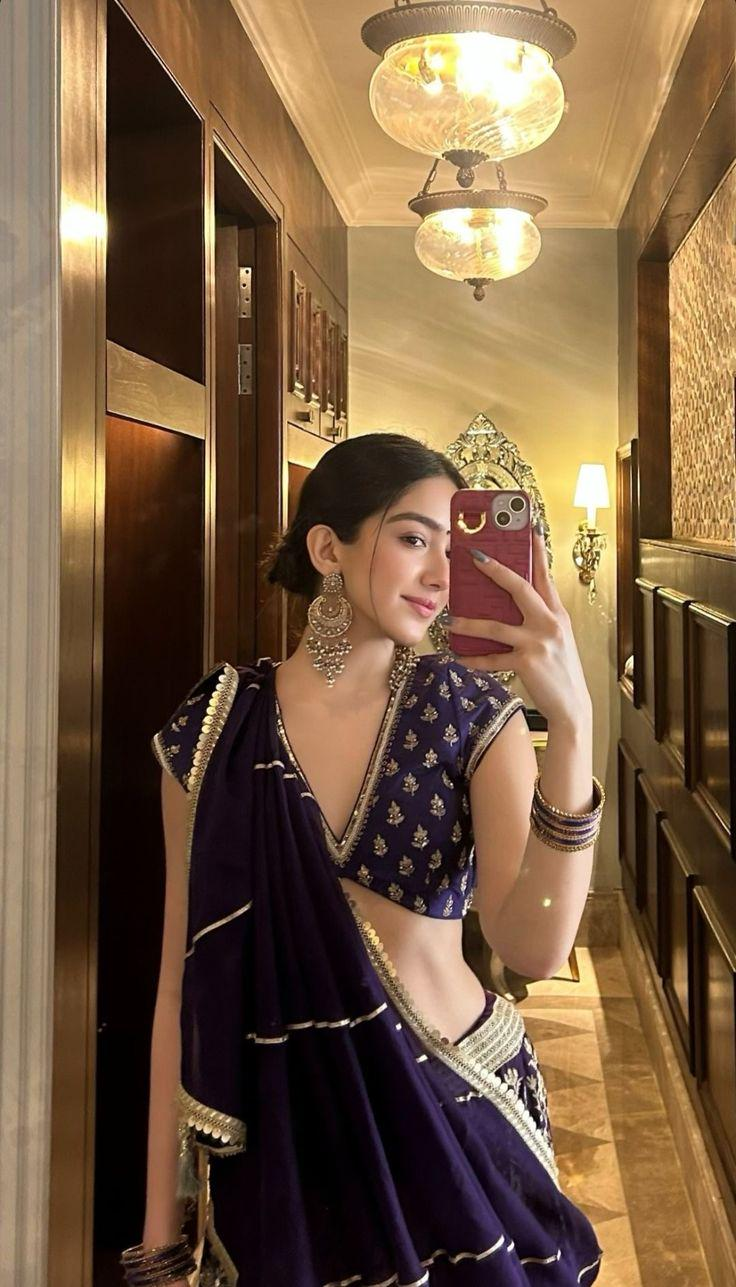
#> input picture reddit_downloads/IndianInstaBaddies/Suspicious_Gene_1555/dztkb6ncvgrf1.jpeg, 736 x 1287 px
$ python compute_hashes.py --folder reddit_downloads/IndianInstaBaddies/Suspicious_Gene_1555
#> lines starting #> are read from the running program, lines starting #| are printed output that depends on the picture
#!/usr/bin/env python3
"""
compute_hashes.py — Step 1: Compute perceptual hashes for a folder of images.

Scans a folder, computes pHash (DCT) for each image file, and caches results
in duplicates.db (phash_cache table).  Run this before scan_duplicates.py.

Usage:
    python compute_hashes.py --folder reddit_downloads/pics
    python compute_hashes.py --folder reddit_downloads/pics --progress-json
"""

import argparse
import json
import multiprocessing as mp
import os
import signal
import sqlite3
import sys
from pathlib import Path
from typing import Optional

import cv2
import numpy as np

# ── Stop flag ─────────────────────────────────────────────────────────────
_stop_requested = False


def _handle_stop(signum, frame):
    global _stop_requested
    _stop_requested = True


signal.signal(signal.SIGTERM, _handle_stop)
signal.signal(signal.SIGINT, _handle_stop)

# ── Constants ──────────────────────────────────────────────────────────────
IMAGE_EXTENSIONS = {'.jpg', '.jpeg', '.png', '.gif', '.bmp', '.webp'}
DUPES_DB = Path('duplicates.db')
DEFAULT_HASH_SIZE = 8


# ── pHash (OpenCV DCT) ────────────────────────────────────────────────────
def compute_phash(path: Path, hash_size: int = DEFAULT_HASH_SIZE) -> Optional[int]:
    """Compute standard DCT-based perceptual hash. Returns None if unreadable."""
    img = cv2.imread(str(path), cv2.IMREAD_GRAYSCALE)
    if img is None:
        if path.suffix.lower() == '.gif':
            cap = cv2.VideoCapture(str(path))
            ret, frame = cap.read()
            cap.release()
            if not ret:
                return None
            img = cv2.cvtColor(frame, cv2.COLOR_BGR2GRAY)
        else:
            return None
    dct_size = hash_size * 4
    small = cv2.resize(img, (dct_size, dct_size), interpolation=cv2.INTER_AREA)
    dct = cv2.dct(np.float32(small))
    low = dct[:hash_size, :hash_size]
    mean = (low.sum() - low[0, 0]) / (hash_size * hash_size - 1)
    bits = (low.flatten() > mean).astype(np.uint8)
    rem = len(bits) % 8
    if rem:
        bits = np.append(bits, np.zeros(8 - rem, dtype=np.uint8))
    return int.from_bytes(np.packbits(bits).tobytes(), 'big')


def _phash_worker(args: tuple) -> tuple:
    """Top-level worker for multiprocessing Pool."""
    path_str, mtime, size, hash_size = args
    h = compute_phash(Path(path_str), hash_size)
    return (path_str, mtime, size, h)


# ── DB init ──────────────────────────────────────────────────────────────
def _init_db(db_path: Path) -> sqlite3.Connection:
    conn = sqlite3.connect(str(db_path))
    conn.row_factory = sqlite3.Row
    conn.executescript("""
        CREATE TABLE IF NOT EXISTS phash_cache (
            path  TEXT    PRIMARY KEY,
            mtime REAL    NOT NULL,
            size  INTEGER NOT NULL,
            phash TEXT
        );
    """)
    conn.commit()
    # Migrate: allow NULL phash (old schema had NOT NULL)
    try:
        conn.execute("INSERT INTO phash_cache(path,mtime,size,phash) VALUES('__chk__',0,0,NULL)")
        conn.execute("DELETE FROM phash_cache WHERE path='__chk__'")
        conn.commit()
    except sqlite3.IntegrityError:
        conn.executescript("""
            BEGIN;
            CREATE TABLE phash_cache_new (
                path TEXT PRIMARY KEY, mtime REAL NOT NULL,
                size INTEGER NOT NULL, phash TEXT
            );
            INSERT INTO phash_cache_new SELECT path,mtime,size,phash FROM phash_cache;
            DROP TABLE phash_cache;
            ALTER TABLE phash_cache_new RENAME TO phash_cache;
            COMMIT;
        """)
    return conn


# ── Core ──────────────────────────────────────────────────────────────────
def run_compute_hashes(
    folder: Path,
    db_path: Path = DUPES_DB,
    hash_size: int = DEFAULT_HASH_SIZE,
    progress_cb=None,
) -> dict:
    """
    Compute pHash for all image files in `folder` and store in phash_cache.
    Already-cached and up-to-date files are skipped.
    Handles SIGTERM/SIGINT gracefully by saving computed hashes before exit.
    """
    global _stop_requested
    _stop_requested = False

    def progress(msg: str, cur: int = 0, tot: int = 0):
        if progress_cb:
            progress_cb(msg, cur, tot)
        else:
            print(msg)

    folder = folder.resolve()
    conn = _init_db(db_path)

    # Load existing cache
    cache_rows = conn.execute('SELECT path, mtime, size, phash FROM phash_cache').fetchall()
    phash_cache: dict = {}
    for row in cache_rows:
        try:
            ph = int(row['phash'], 16) if row['phash'] else None
            phash_cache[row['path']] = (row['mtime'], row['size'], ph)
        except Exception:
            pass
    progress(f'Loaded {len(phash_cache):,} cached hashes.', 0, 0)

    # List image files in folder
    all_paths = [
        p for p in folder.rglob('*')
        if p.is_file() and p.suffix.lower() in IMAGE_EXTENSIONS
    ]
    total = len(all_paths)
    progress(f'Found {total:,} images in {folder.name}.', 0, total)

    # Separate cached from uncached
    to_hash = []
    cache_hits = 0
    skipped = 0
    for fp in all_paths:
        sp = str(fp)
        try:
            stat = fp.stat()
            mtime, size = stat.st_mtime, stat.st_size
        except Exception:
            skipped += 1
            continue
        cached = phash_cache.get(sp)
        if cached and abs(cached[0] - mtime) < 1.0 and cached[1] == size:
            cache_hits += 1
            if cached[2] is None:
                skipped += 1  # previously failed
        else:
            to_hash.append((sp, mtime, size, hash_size))

    progress(
        f'{cache_hits:,} already cached, {len(to_hash):,} to compute, {skipped:,} skipped.',
        cache_hits, total,
    )

    if not to_hash:
        progress('All hashes up to date.', total, total)
        conn.close()
        return {'total': total, 'cached': cache_hits, 'computed': 0, 'skipped': skipped}

    # Hash uncached files in parallel
    n_workers = max(1, min(os.cpu_count() or 1, 4))
    chunk = max(50, len(to_hash) // (n_workers * 20))
    done = 0
    new_entries: list = []

    with mp.Pool(processes=n_workers, maxtasksperchild=200) as pool:
        for result in pool.imap_unordered(_phash_worker, to_hash, chunksize=chunk):
            if _stop_requested:
                pool.terminate()
                progress(
                    f'Stopped at {done:,}/{len(to_hash):,} new files.',
                    cache_hits + done, total,
                )
                break
            sp, mtime, size, h = result
            done += 1
            if h is not None:
                new_entries.append((sp, mtime, size, hex(h)))
            else:
                skipped += 1
                new_entries.append((sp, mtime, size, None))
            if done % 200 == 0:
                progress(
                    f'Hashing {done:,}/{len(to_hash):,} ({n_workers} workers)…',
                    cache_hits + done, total,
                )

    # Save to cache (including failures so they're skipped next time)
    if new_entries:
        conn.executemany(
            'INSERT OR REPLACE INTO phash_cache (path, mtime, size, phash) VALUES (?,?,?,?)',
            new_entries,
        )
        conn.commit()

    conn.close()
    n_computed = sum(1 for e in new_entries if e[3] is not None)
    n_failed = len(new_entries) - n_computed
    progress(
        f'Done. {n_computed:,} hashes computed, {n_failed:,} failed/skipped.',
        total, total,
    )
    return {'total': total, 'cached': cache_hits, 'computed': n_computed, 'skipped': skipped}


# ── CLI ───────────────────────────────────────────────────────────────────
def main():
    ap = argparse.ArgumentParser(
        description='Compute perceptual hashes for images in a folder.',
        epilog='Run this first, then use scan_duplicates.py to find duplicates.',
    )
    ap.add_argument('--folder', required=True,
                    help='Path to the folder to process (e.g. reddit_downloads/pics)')
    ap.add_argument('--hash-size', type=int, default=DEFAULT_HASH_SIZE,
                    help=f'Hash dimension NxN (default: {DEFAULT_HASH_SIZE} → {DEFAULT_HASH_SIZE**2}-bit)')
    ap.add_argument('--progress-json', action='store_true',
                    help='Emit JSON progress lines (used by web UI)')
    args = ap.parse_args()

    folder = Path(args.folder).resolve()
    if not folder.exists():
        print(f'Error: {folder} not found.', file=sys.stderr)
        sys.exit(1)

    def cb(msg: str, cur: int = 0, tot: int = 0):
        if args.progress_json:
            print(json.dumps({'message': msg, 'progress': cur, 'total': tot}), flush=True)
        else:
            print(msg)

    run_compute_hashes(folder, DUPES_DB, args.hash_size, cb)
#> in compute_phash, `img = cv2.imread(str(path), cv2.IMREAD_GRAYSCALE)`:
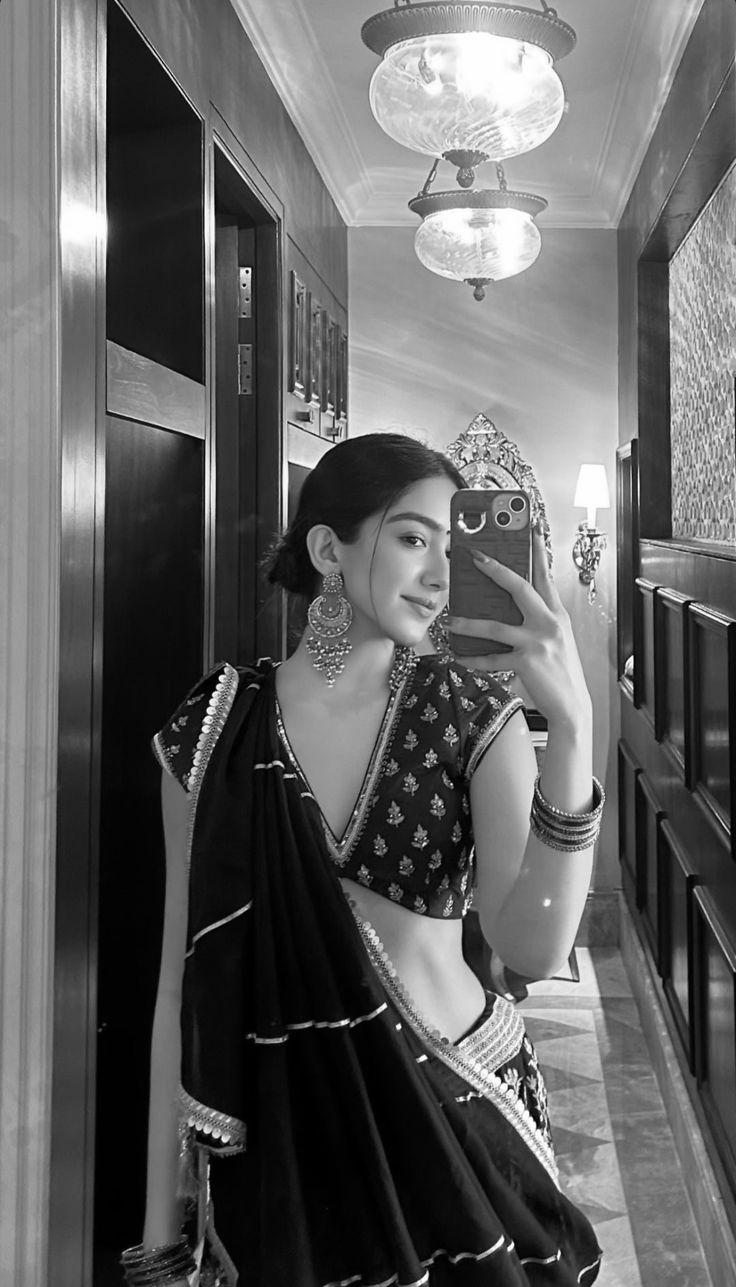
#> img: shape (1287, 736); min 0, max 255, mean 98.6
#> in compute_phash, `small = cv2.resize(img, (dct_size, dct_size), interpolation=cv2.INTER_..`:
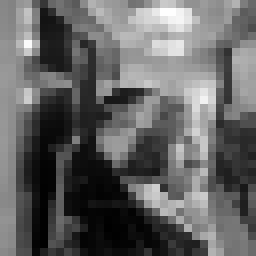
#> small: shape (32, 32) (shown 8 times larger); min 0, max 254, mean 98.7
#> in compute_phash, `dct = cv2.dct(np.float32(small))`:
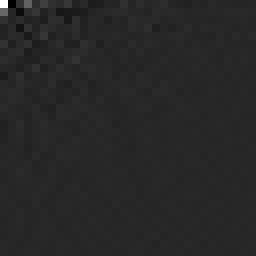
#> dct: shape (32, 32) float32 (shown 8 times larger); min -577.5, max 3157.2, mean 4.2; drawn with min black and max white
#> in compute_phash, `mean = (low.sum() - low[0, 0]) / (hash_size * hash_size - 1)`: mean = 25.44
#> in compute_phash, `rem = len(bits) % 8`: rem = 0
#> in _phash_worker, `h = compute_phash(Path(path_str), hash_size)`: h = 13806527199109537926
#> the loop in run_compute_hashes, `for result in pool.imap_unordered(_phash_worker, to_hash, chunksize=ch..` made 2 passes
#> (mtime, size, h) on pass 1: (1.8e+09, 133857, 14054458941889793246)
#> (mtime, size, h) on pass 2: (1.8e+09, 608247, 14054458941889793246)
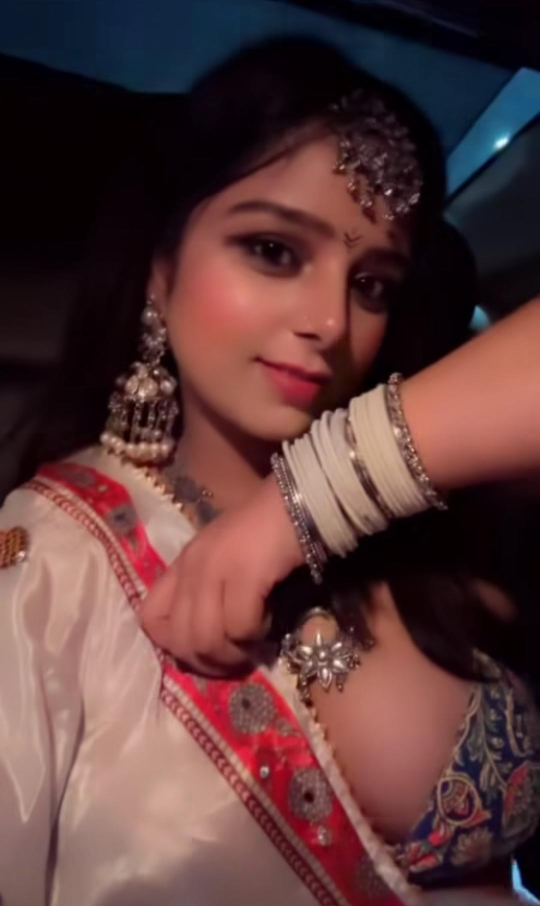
#> input picture reddit_downloads/IndianInstaBaddies/Suspicious_Gene_1555/gnc2dc89ersf1.jpeg, 1080 x 1812 px (shown at 1/2 size)
#> pass 1, in compute_phash (call 2), `img = cv2.imread(str(path), cv2.IMREAD_GRAYSCALE)`:
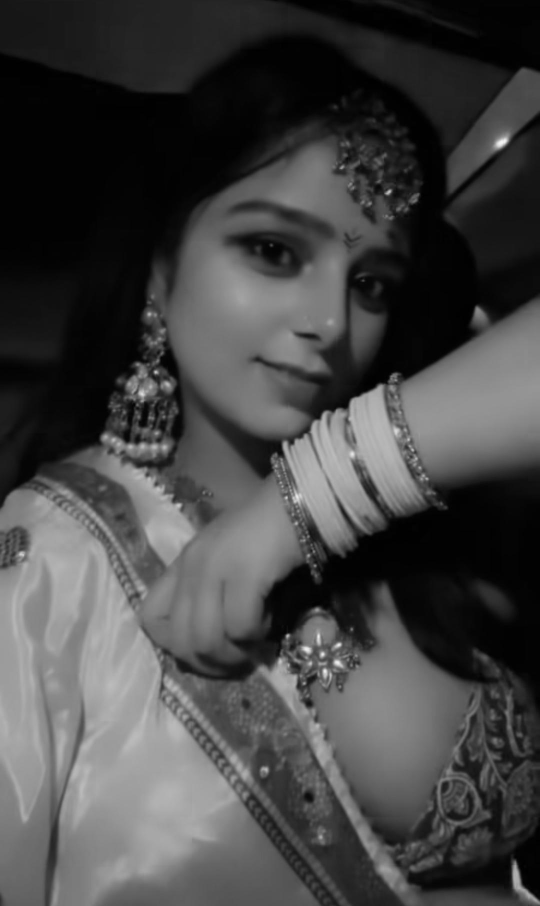
#> img: shape (1812, 1080) (shown at 1/2 size); min 0, max 244, mean 68.3
#> after the loop in run_compute_hashes, `for result in pool.imap_unordered(_phash_worker, to_hash, chunksize=ch..`: done = 2; new_entries = 2 items; skipped = 0
#> in run_compute_hashes, `n_computed = sum(1 for e in new_entries if e[3] is not None)`: n_computed = 2
#> in run_compute_hashes, `n_failed = len(new_entries) - n_computed`: n_failed = 0


if __name__ == '__main__':
    main()
